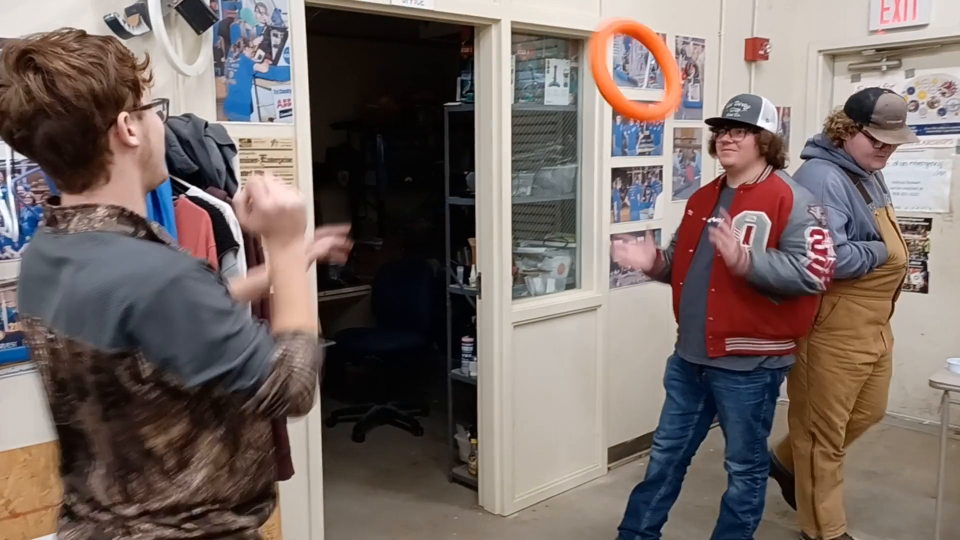
#> input picture frame 12 of test-images/ring-video-h264.mp4, 1920 x 1080 px (shown at 1/2 size)
$ jupyter execute --allow-errors video-detector.ipynb   (shell and % lines are left out)
#> lines starting #> are read from the running program, lines starting #| are printed output that depends on the picture; after the words box and inside, x2 and y2 are one past the last pixel; in counts of white or black regions, pixels touching at a corner belong together
#> further down, frame is the input picture: shape (1080, 1920, 3); mean B, G, R 100.8, 105.1, 117.5
#> `frame = cv.resize(frame, dims)`:
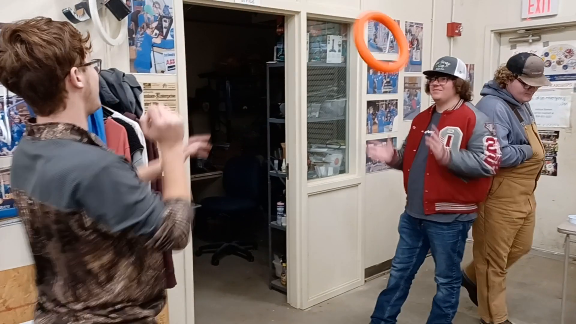
#> frame: shape (324, 576, 3); mean B, G, R 100.8, 105, 117.4
#> `hsl = cv.cvtColor(frame, cv.COLOR_BGR2HLS_FULL)`: hsl: shape (324, 576, 3); mean of channels 0, 1, 2 62.9, 109, 64.5
### detector/detect.py
import cv2 as cv
import numpy as np
import math

from detector.match import Match


def circularity(area, perimeter):
    return 4 * math.pi * (area / (perimeter*perimeter))


def filter_image(img, lower, upper):
    mask = cv.inRange(img, lower, upper)
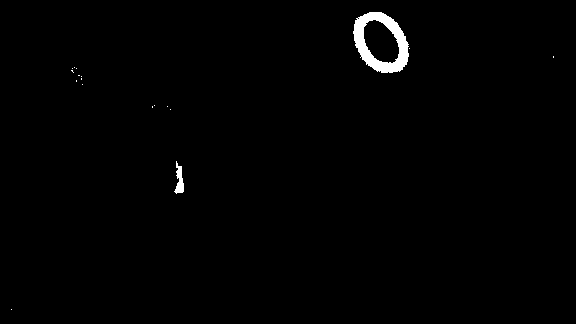
#> mask: shape (324, 576); 0.92% white; 18 white regions (16 under 20 px)
    return cv.bitwise_and(img, img, mask=mask)


def hls_to_gray(img):
    return cv.cvtColor(cv.cvtColor(img, cv.COLOR_HLS2BGR_FULL), cv.COLOR_BGR2GRAY)
#> returned value: shape (324, 576)

def ring(img, lower, upper, noise_filter=0.02, roundness=0.6, converter=hls_to_gray, context=None):
    # assume img given as HLS
    img = filter_image(img, lower, upper)
    # might be able to simplify
    img = converter(img)
    # messing with the threshold changes result - lower is more permissive.
    _res, img = cv.threshold(img, 63, 255, cv.THRESH_BINARY)
    # img is now a binary image

    contours, heirarchy = cv.findContours(img, cv.RETR_TREE, cv.CHAIN_APPROX_SIMPLE)
#> contours = 20 contours, 17 with area under 20; largest, box (x1, y1, x2, y2) and area: (353, 12, 409, 73) 2495, (363, 19, 400, 64) 1122, (174, 161, 184, 194) 136
    if heirarchy is None:
        # No match
        return []
    matches = []
    img_size = img.shape[0] * img.shape[1]
#> img_size = 186624
    for (c, h) in zip(contours, heirarchy[0]):
        true_perim = cv.arcLength(c, True)
        c = cv.approxPolyDP(c, true_perim * noise_filter, True)
        area = cv.contourArea(c)
        relative_area = area / img_size
        if relative_area < 0.001 or h[3] != -1:
            continue

        circ = circularity(area, cv.arcLength(c, True))
        # pretty round and has a child that has no children
        # The last bit is probably overkill and definitely will result in false negatives,
        # but it's cheap and guarantees a hollow shape
        complete_match = circ > roundness \
            and relative_area > 0.001 \
            and h[2] != -1 \
            and heirarchy[0][h[2]][2] == -1

        match = Match(*cv.boundingRect(c), c, complete_match)
        if context is not None:
            match = match.with_context(context)
        matches.append(match)
#> this loop made 18 passes
#> (c, h, true_perim, area, relative_area) on passes 1, 3, 4, 5, 6, 7, 8, 9: ([[11, 309]], [1, -1, -1, -1], 0, 0, 0), ([[170, 109]], [3, 1, -1, -1], 0, 0, 0), ([[167, 106]], [4, 2, -1, -1], 0, 0, 0), ([[152, 106], [152, 107]], [5, 3, -1, -1], 2, 0, 0), ([[154, 105]], [6, 4, -1, -1], 0, 0, 0), ([[82, 84]], [7, 5, -1, -1], 0, 0, 0), ([[76, 80], [76, 81]], [8, 6, -1, -1], 2, 0, 0), ([[81, 78], [81, 79]], [9, 7, -1, -1], 2, 0, 0)
#> (h, true_perim, area, relative_area) on pass 2: ([2, 0, -1, -1], 83.7, 139, 0.000745)
#> after the loop, matches = []

    return matches

### video-detector.ipynb
[cell 1]
import cv2 as cv
from pathlib import Path
import matplotlib.pyplot as plt
import numpy as np

from IPython.display import Video
import ipywidgets as widgets

import detector.detect as detect

import time


images_root = Path.cwd()/"test-images"
video_source = images_root/"ring-video-h264.mp4"

[cell 2]
def convert_to_h264(path):
    if not path.exists():
        return
    converted_path = path.as_posix() + ".h264.mp4"
    !ffmpeg -y -i {path.as_posix()} -c:v libx264 {converted_path} -hide_banner -loglevel error
    !mv {converted_path} {path.as_posix()}

[cell 3]
target_path = Path.cwd()/"ring-targeting.mp4"
lower = np.array([7, 85, 149])
upper = np.array([32, 216, 255])

scaling_factor = 0.3

video = cv.VideoCapture(video_source.as_posix())
width = int(video.get(cv.CAP_PROP_FRAME_WIDTH) * scaling_factor)
height = int(video.get(cv.CAP_PROP_FRAME_HEIGHT) * scaling_factor)
dims = (width, height)
fps = video.get(cv.CAP_PROP_FPS)/4

targeting_video = cv.VideoWriter(target_path.as_posix(), cv.VideoWriter_fourcc(*"mp4v"), fps, dims)
start = time.time()
now = time.time()
steps = []
match_count = []
#> (the rest of this cell did not finish here and is left out)

$ run again, starting later in the video
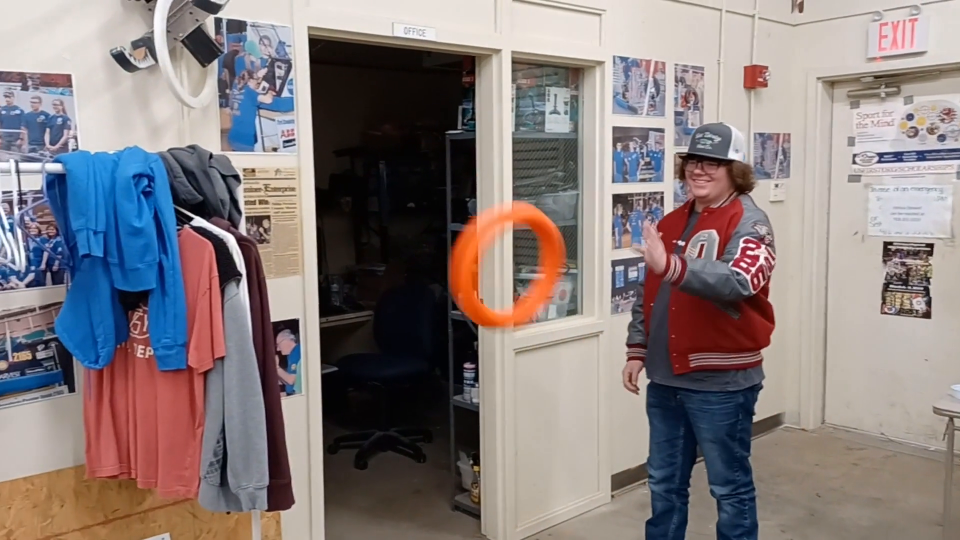
#> input picture frame 54 of test-images/ring-video-h264.mp4, 1920 x 1080 px (shown at 1/2 size)
#> frame is the input picture: shape (1080, 1920, 3); mean B, G, R 124.2, 124.3, 134.5
#> `frame = cv.resize(frame, dims)`:
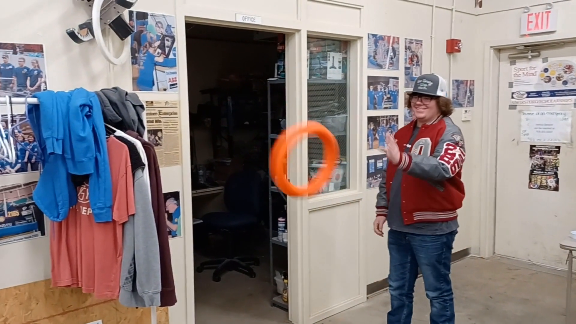
#> frame: shape (324, 576, 3); mean B, G, R 124.2, 124.2, 134.4
#> hsl: shape (324, 576, 3); mean of channels 0, 1, 2 71.5, 129, 66.6
#> in filter_image, `mask = cv.inRange(img, lower, upper)`:
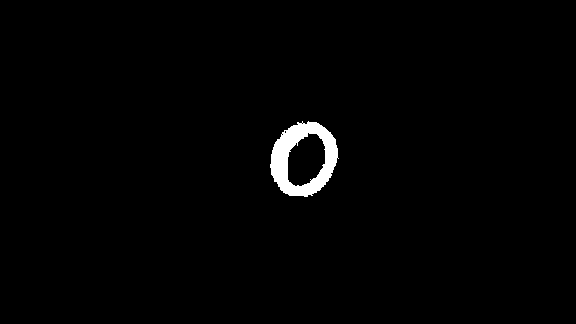
#> mask: shape (324, 576); 1.3% white; 1 white region
#> contours = 5 contours, 3 with area under 20; largest, box (x1, y1, x2, y2) and area: (270, 121, 339, 197) 3812, (287, 132, 326, 187) 1533
#> the loop in ring, `for (c, h) in zip(contours, heirarchy[0]):` made 1 pass
#> (h, true_perim, area, relative_area, circ, complete_match) on pass 1: ([-1, -1, 1, -1], 258.9, 3609.5, 0.0193, 0.936, True)
#> after the loop in ring, `for (c, h) in zip(contours, heirarchy[0]):`: matches = []

$ run again, starting later in the video
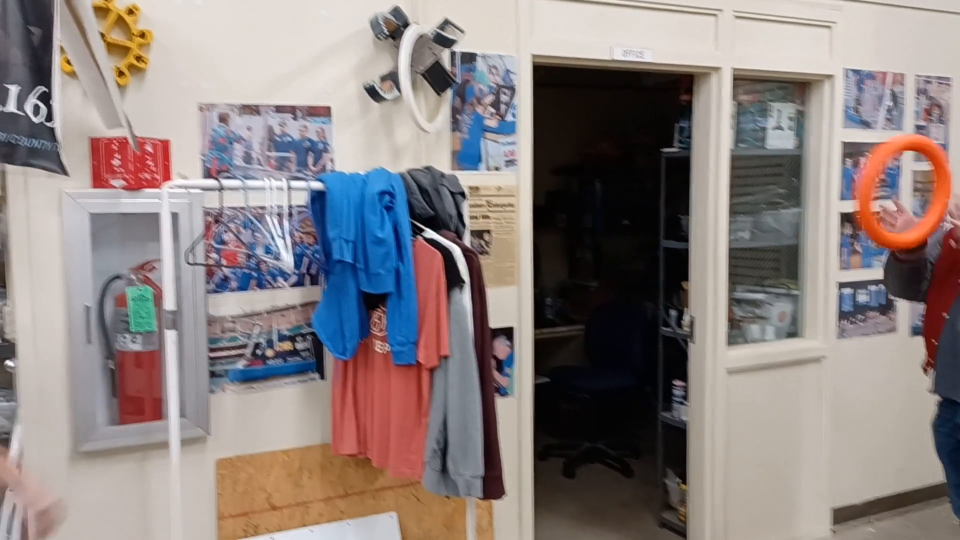
#> input picture frame 96 of test-images/ring-video-h264.mp4, 1920 x 1080 px (shown at 1/2 size)
#> frame is the input picture: shape (1080, 1920, 3); mean B, G, R 128.2, 129.6, 139.9
#> `frame = cv.resize(frame, dims)`:
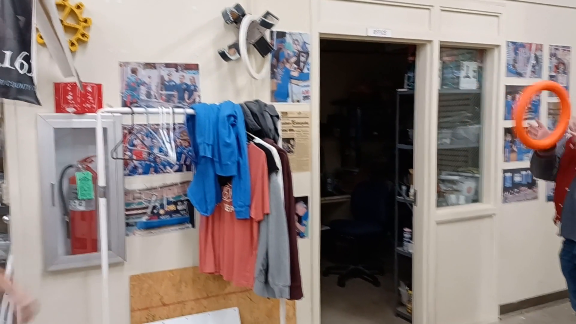
#> frame: shape (324, 576, 3); mean B, G, R 128.2, 129.6, 139.9
#> hsl: shape (324, 576, 3); mean of channels 0, 1, 2 73.6, 133.7, 55.7
#> in filter_image, `mask = cv.inRange(img, lower, upper)`:
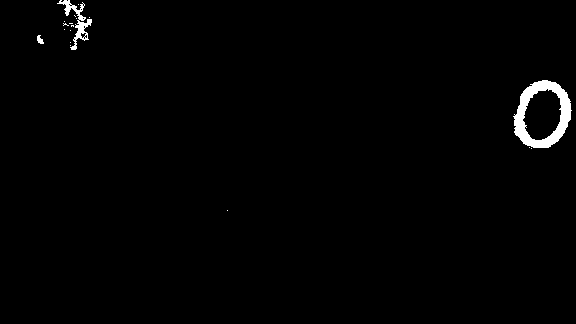
#> mask: shape (324, 576); 1.1% white; 18 white regions (15 under 20 px)
#> contours = 29 contours, 24 with area under 20; largest, box (x1, y1, x2, y2) and area: (513, 80, 572, 148) 2925, (522, 88, 562, 141) 1491, (57, 0, 92, 50) 352, (37, 35, 44, 44) 28, (80, 32, 87, 39) 21
#> the loop in ring, `for (c, h) in zip(contours, heirarchy[0]):` made 4 passes
#> (c, h, true_perim, area, relative_area) on passes 1 to 3: ([[227, 210]], [1, -1, -1, -1], 0, 0, 0), ([[531, 148]], [2, 0, -1, -1], 0, 0, 0), ([[529, 147]], [3, 1, -1, -1], 0, 0, 0)
#> after the loop in ring, `for (c, h) in zip(contours, heirarchy[0]):`: matches = []
